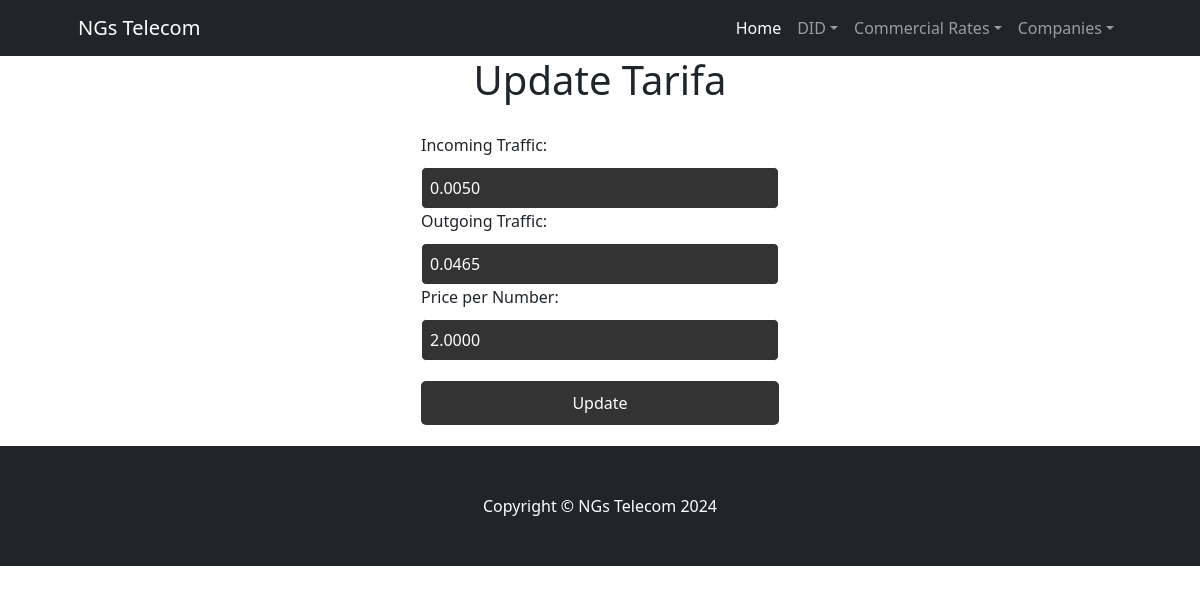
Screenshot of /DIDs/tarifa/update/2/ with the database file from the repository.
### DIDs/models.py (models this page shows, shortened)
class Tarifa(models.Model):
    trafico_entrante = models.DecimalField(max_digits=6, decimal_places=4)
    trafico_saliente = models.DecimalField(max_digits=6, decimal_places=4)
    precio_por_numero = models.DecimalField(max_digits=6, decimal_places=4)
    pais = models.CharField(max_length=30)

### DIDs/views.py (the view)
# urls.py: path('tarifa/update/<int:pk>/', TarifaUpdateView.as_view(), name='UpdateTarifa'),
class TarifaUpdateView(UpdateView):
    model = Tarifa
    template_name = 'dids/UpdatePrice.html'
    fields = ['trafico_entrante', 'trafico_saliente', 'precio_por_numero']
    success_url = reverse_lazy('BusTar')

### DIDs/templates/dids/UpdatePrice.html (shortened to what this page needs)
<!DOCTYPE html>
<html lang="en">
<head>
</head>
<body>
    {% extends "dids/inicio.html" %} {% load static %}
    {% block contenidoQueCambia %}
    <h1>Update Tarifa</h1>
    <form method="POST">
        <label for="trafico_entrante">Incoming Traffic:</label>
        <input type="number" id="trafico_entrante" name="trafico_entrante" value="{{ object.trafico_entrante }}" required step="0.0001">
        <label for="trafico_saliente">Outgoing Traffic:</label>
        <input type="number" id="trafico_saliente" name="trafico_saliente" value="{{ object.trafico_saliente }}" required step="0.0001">
        <label for="precio_por_numero">Price per Number:</label>
        <input type="number" id="precio_por_numero" name="precio_por_numero" value="{{ object.precio_por_numero }}" required step="0.0001">
        <input type="submit" value="Update">
    </form>
    {% endblock %}

### DIDs/templates/dids/UpdatePrice.html (style rules this page uses)
body { background-color: black; color: white; font-family: Arial, sans-serif; }
h1 { text-align: center; }
form { max-width: 400px; margin: 0 auto; padding: 20px; border: 1px solid white; border-radius: 10px; }
label, input { display: block; width: 100%; margin-bottom: 10px; }
input[type="number"] { padding: 8px; border-radius: 5px; border: 1px solid white; background-color: #333; color: white; }
input[type="submit"] { padding: 10px 20px; border: none; border-radius: 5px; background-color: #333; color: white; cursor: pointer; margin-top: 20px; }

### rows the page displays
Tarifa: trafico_entrante "0.0050", trafico_saliente "0.0465", precio_por_numero "2.0000"
